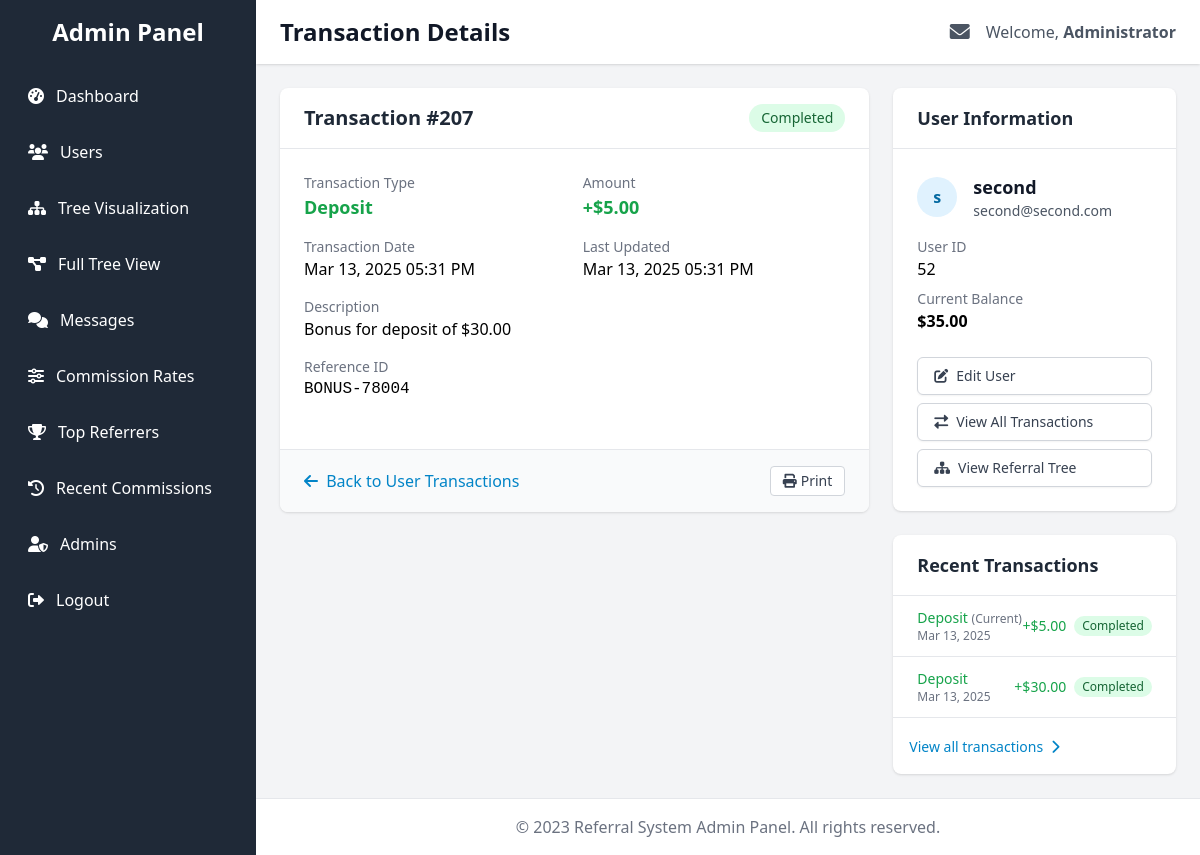
The app's page /admin/transaction_details.php?id=207 (signed in) with its own data.
### tables this page shows
CREATE TABLE IF NOT EXISTS `transactions` (
  `id` int NOT NULL AUTO_INCREMENT,
  `user_id` int NOT NULL,
  `transaction_type` enum('deposit','withdrawal','investment','profit') NOT NULL,
  `amount` decimal(15,2) NOT NULL,
  `status` enum('pending','completed','failed') NOT NULL DEFAULT 'pending',
  `description` text,
  `reference_id` varchar(50) DEFAULT NULL,
  `created_at` timestamp NULL DEFAULT CURRENT_TIMESTAMP,
  PRIMARY KEY (`id`)
);

CREATE TABLE IF NOT EXISTS `users` (
  `id` int NOT NULL AUTO_INCREMENT,
  `full_name` varchar(100) NOT NULL,
  `email` varchar(100) NOT NULL,
  `referral_code` varchar(20) DEFAULT NULL,
  `referred_by` int DEFAULT NULL,
  `phone` varchar(20) NOT NULL,
  `password` varchar(255) NOT NULL,
  `registration_date` datetime NOT NULL,
  `last_login` datetime DEFAULT NULL,
  `status` enum('active','inactive','suspended') DEFAULT 'active',
  `admin_notes` text,
  `created_at` timestamp NULL DEFAULT CURRENT_TIMESTAMP,
  `login_count` int NOT NULL DEFAULT '0',
  PRIMARY KEY (`id`),
  UNIQUE KEY `email` (`email`)
);

CREATE TABLE IF NOT EXISTS `wallets` (
  `id` int NOT NULL AUTO_INCREMENT,
  `user_id` int NOT NULL,
  `balance` decimal(15,2) DEFAULT '0.00',
  `created_at` timestamp NULL DEFAULT CURRENT_TIMESTAMP,
  `updated_at` timestamp NULL DEFAULT CURRENT_TIMESTAMP ON UPDATE CURRENT_TIMESTAMP,
  PRIMARY KEY (`id`),
  KEY `user_id` (`user_id`)
);

### admin/transaction_details.php (the view, shortened to what the rows shown need)
<?php
$transactionId = isset($_GET['id']) ? intval($_GET['id']) : null;
function getTransactionDetails($transactionId)
{
  $conn = getConnection();
  try {
    $stmt = $conn->prepare("
      SELECT t.*, u.full_name, u.email, u.id as user_id, w.balance
      FROM transactions t
      JOIN users u ON t.user_id = u.id
      LEFT JOIN wallets w ON u.id = w.user_id
      WHERE t.id = ?
    ");
    $stmt->bind_param("i", $transactionId);
    $stmt->execute();
    $result = $stmt->get_result();
    return $result->fetch_assoc();
  } catch (Exception $e) {
    return ['error' => $e->getMessage()];
  } finally {
    $conn->close();
  }
}
function getRecentTransactions($userId, $limit = 5)
{
  $conn = getConnection();
  try {
    $stmt = $conn->prepare("
      SELECT id, transaction_type, amount, status, created_at, description
      FROM transactions
      WHERE user_id = ?
      ORDER BY created_at DESC
      LIMIT ?
    ");
    $stmt->bind_param("ii", $userId, $limit);
    $stmt->execute();
    $result = $stmt->get_result();
    $transactions = [];
    while ($row = $result->fetch_assoc()) {
      $transactions[] = $row;
    }
    return $transactions;
  } catch (Exception $e) {
    return ['error' => $e->getMessage()];
  } finally {
    $conn->close();
  }
}
$transactionData = getTransactionDetails($transactionId);
$recentTransactions = [];
if (!isset($transactionData['error']) && isset($transactionData['user_id'])) {
  $recentTransactions = getRecentTransactions($transactionData['user_id']);
}
?>
<!DOCTYPE html>
<html lang="en">
<head>
  <script src="https://cdn.tailwindcss.com"></script>
  <link rel="stylesheet" href="https://cdnjs.cloudflare.com/ajax/libs/font-awesome/6.0.0-beta3/css/all.min.css">
</head>
<body class="bg-gray-100">
  <div class="min-h-screen flex">
    <div class="w-64 bg-gray-800 text-white">
      <div class="p-4">
        <h2 class="text-2xl font-semibold text-center mb-6">Admin Panel</h2>
      </div>
    </div>
    <div class="flex-1">
      <header class="bg-white shadow">
        <div class="max-w-7xl mx-auto py-4 px-6 flex justify-between items-center">
          <h1 class="text-2xl font-bold text-gray-900">Transaction Details</h1>
        </div>
      </header>
      <main class="max-w-7xl mx-auto py-6 px-6">
        <?php if (isset($transactionData['error'])): ?>
          <div class="mb-4 bg-red-100 border border-red-400 text-red-700 px-4 py-3 rounded relative">
            <span class="block sm:inline">Error: <?php echo $transactionData['error']; ?></span>
            <div class="mt-2">
              <a href="admin_dashboard.php?tab=transactions" class="bg-red-500 hover:bg-red-600 text-white py-2 px-4 rounded">
                Back to Transactions
              </a>
            </div>
          </div>
        <?php else: ?>
          <div class="grid grid-cols-1 lg:grid-cols-3 gap-6">
            <div class="lg:col-span-2">
              <div class="bg-white shadow rounded-lg overflow-hidden">
                <div class="px-6 py-4 border-b border-gray-200 flex justify-between items-center">
                  <h2 class="text-xl font-semibold text-gray-800">Transaction #<?php echo $transactionId; ?></h2>
                  <div>
                    <?php
                    $statusClasses = [
                      'completed' => 'bg-green-100 text-green-800',
                      'pending' => 'bg-yellow-100 text-yellow-800',
                      'failed' => 'bg-red-100 text-red-800'
                    ];
                    $statusClass = $statusClasses[$transactionData['status']] ?? 'bg-gray-100 text-gray-800';
                    ?>
                    <span class="px-3 py-1 inline-flex text-sm rounded-full <?php echo $statusClass; ?>">
                      <?php echo ucfirst($transactionData['status']); ?>
                    </span>
                  </div>
                </div>
                <div class="p-6">
                  <div class="mb-6">
                    <div class="grid grid-cols-1 md:grid-cols-2 gap-4">
                      <div>
                        <p class="text-sm text-gray-500">Transaction Type</p>
                        <?php
                        $typeClasses = [
                          'deposit' => 'text-green-600',
                          'withdrawal' => 'text-red-600',
                          'commission' => 'text-purple-600',
                          'bonus' => 'text-blue-600',
                          'refund' => 'text-yellow-600'
                        ];
                        $typeClass = $typeClasses[$transactionData['transaction_type']] ?? 'text-gray-600';
                        ?>
                        <p class="text-lg font-semibold <?php echo $typeClass; ?>">
                          <?php echo ucfirst($transactionData['transaction_type']); ?>
                        </p>
                      </div>
                      <div>
                        <p class="text-sm text-gray-500">Amount</p>
                        <p class="text-lg font-semibold <?php echo $typeClass; ?>">
                          <?php
                          if (in_array($transactionData['transaction_type'], ['deposit', 'commission', 'bonus', 'refund'])) {
                            echo '+$' . number_format($transactionData['amount'], 2);
                          } else {
                            echo '-$' . number_format($transactionData['amount'], 2);
                          }
                          ?>
                        </p>
                      </div>
                      <div>
                        <p class="text-sm text-gray-500">Transaction Date</p>
                        <p class="text-base">
                          <?php echo date('M d, Y h:i A', strtotime($transactionData['created_at'])); ?>
                        </p>
                      </div>
                      <div>
                        <p class="text-sm text-gray-500">Last Updated</p>
                        <p class="text-base">
                          <?php echo date('M d, Y h:i A', strtotime($transactionData['updated_at'] ?? $transactionData['created_at'])); ?>
                        </p>
                      </div>
                      <div class="md:col-span-2">
                        <p class="text-sm text-gray-500">Description</p>
                        <p class="text-base">
                          <?php echo htmlspecialchars($transactionData['description']); ?>
                        </p>
                      </div>
                      <?php if ($transactionData['reference_id']): ?>
                        <div>
                          <p class="text-sm text-gray-500">Reference ID</p>
                          <p class="text-base font-mono">
                            <?php echo htmlspecialchars($transactionData['reference_id']); ?>
                          </p>
                        </div>
                      <?php endif; ?>
                    </div>
                  </div>
                </div>
                <div class="px-6 py-4 bg-gray-50 border-t border-gray-200">
                  <div class="flex justify-between items-center">
                    <a href="user_transactions.php?id=<?php echo $transactionData['user_id']; ?>" class="text-primary-600 hover:text-primary-800">
                      <i class="fas fa-arrow-left mr-1"></i> Back to User Transactions
                    </a>
                    <div class="flex space-x-2">
                      <a href="javascript:window.print()" class="inline-flex items-center px-3 py-1 border border-gray-300 rounded text-sm font-medium text-gray-700 bg-white hover:bg-gray-50">
                        <i class="fas fa-print mr-1"></i> Print
                      </a>
                    </div>
                  </div>
                </div>
              </div>
            </div>
            <div class="lg:col-span-1">
              <div class="bg-white shadow rounded-lg overflow-hidden mb-6">
                <div class="px-6 py-4 border-b border-gray-200">
                  <h3 class="text-lg font-semibold text-gray-800">User Information</h3>
                </div>
                <div class="p-6">
                  <div class="flex items-center mb-4">
                    <div class="flex-shrink-0 h-10 w-10 bg-primary-100 rounded-full flex items-center justify-center">
                      <span class="text-primary-700 font-bold"><?php echo substr($transactionData['full_name'], 0, 1); ?></span>
                    </div>
                    <div class="ml-4">
                      <h4 class="text-lg font-semibold text-gray-900"><?php echo htmlspecialchars($transactionData['full_name']); ?></h4>
                      <p class="text-sm text-gray-600"><?php echo htmlspecialchars($transactionData['email']); ?></p>
                    </div>
                  </div>
                  <div class="mt-4 space-y-2">
                    <div>
                      <p class="text-sm text-gray-500">User ID</p>
                      <p class="text-base"><?php echo $transactionData['user_id']; ?></p>
                    </div>
                    <div>
                      <p class="text-sm text-gray-500">Current Balance</p>
                      <p class="text-base font-semibold"><?php echo '$' . number_format($transactionData['balance'], 2); ?></p>
                    </div>
                  </div>
                  <div class="mt-6 flex flex-col space-y-2">
                    <a href="user_edit.php?id=<?php echo $transactionData['user_id']; ?>" class="inline-flex items-center px-4 py-2 border border-gray-300 rounded-md shadow-sm text-sm font-medium text-gray-700 bg-white hover:bg-gray-50">
                      <i class="fas fa-edit mr-2"></i> Edit User
                    </a>
                    <a href="user_transactions.php?id=<?php echo $transactionData['user_id']; ?>" class="inline-flex items-center px-4 py-2 border border-gray-300 rounded-md shadow-sm text-sm font-medium text-gray-700 bg-white hover:bg-gray-50">
                      <i class="fas fa-exchange-alt mr-2"></i> View All Transactions
                    </a>
                    <a href="user_tree.php?id=<?php echo $transactionData['user_id']; ?>" class="inline-flex items-center px-4 py-2 border border-gray-300 rounded-md shadow-sm text-sm font-medium text-gray-700 bg-white hover:bg-gray-50">
                      <i class="fas fa-sitemap mr-2"></i> View Referral Tree
                    </a>
                  </div>
                </div>
              </div>
              <?php if (!empty($recentTransactions) && !isset($recentTransactions['error'])): ?>
                <div class="bg-white shadow rounded-lg overflow-hidden">
                  <div class="px-6 py-4 border-b border-gray-200">
                    <h3 class="text-lg font-semibold text-gray-800">Recent Transactions</h3>
                  </div>
                  <div class="p-0">
                    <ul class="divide-y divide-gray-200">
                      <?php foreach ($recentTransactions as $transaction): ?>
                        <li class="px-6 py-3 hover:bg-gray-50">
                          <a href="transaction_details.php?id=<?php echo $transaction['id']; ?>" class="block">
                            <?php
                            $typeClasses = [
                              'deposit' => 'text-green-600',
                              'withdrawal' => 'text-red-600',
                              'commission' => 'text-purple-600',
                              'bonus' => 'text-blue-600',
                              'refund' => 'text-yellow-600'
                            ];
                            $typeClass = $typeClasses[$transaction['transaction_type']] ?? 'text-gray-600';
                            $statusClasses = [
                              'completed' => 'bg-green-100 text-green-800',
                              'pending' => 'bg-yellow-100 text-yellow-800',
                              'failed' => 'bg-red-100 text-red-800'
                            ];
                            $statusClass = $statusClasses[$transaction['status']] ?? 'bg-gray-100 text-gray-800';
                            ?>
                            <div class="flex justify-between items-center">
                              <div>
                                <p class="text-sm font-medium <?php echo $typeClass; ?>">
                                  <?php echo ucfirst($transaction['transaction_type']); ?>
                                  <?php if ($transaction['id'] == $transactionId): ?>
                                    <span class="text-xs text-gray-500">(Current)</span>
                                  <?php endif; ?>
                                </p>
                                <p class="text-xs text-gray-500">
                                  <?php echo date('M d, Y', strtotime($transaction['created_at'])); ?>
                                </p>
                              </div>
                              <div class="flex items-center space-x-2">
                                <span class="text-sm font-medium <?php echo $typeClass; ?>">
                                  <?php
                                  if (in_array($transaction['transaction_type'], ['deposit', 'commission', 'bonus', 'refund'])) {
                                    echo '+$' . number_format($transaction['amount'], 2);
                                  } else {
                                    echo '-$' . number_format($transaction['amount'], 2);
                                  }
                                  ?></span>
                                <span class="px-2 py-0.5 text-xs rounded-full <?php echo $statusClass; ?>">
                                  <?php echo ucfirst($transaction['status']); ?>
                                </span>
                              </div>
                            </div>
                          </a>
                        </li>
                      <?php endforeach; ?>
                    </ul>
                    <div class="p-4 border-t border-gray-200">
                      <a href="user_transactions.php?id=<?php echo $transactionData['user_id']; ?>" class="text-primary-600 hover:text-primary-800 text-sm">
                        View all transactions <i class="fas fa-chevron-right ml-1"></i>
                      </a>
                    </div>
                  </div>
                </div>
              <?php endif; ?>
            </div>
          </div>
        <?php endif; ?>
      </main>
    </div>
  </div>
</body>
</html>

### records on screen
transactions: status "Completed", transaction_type "Deposit", amount "5.00", created_at "Mar 13, 2025 05:31 PM", description "Bonus for deposit of $30.00", reference "BONUS-78004", user.full_name "s", user.full_name "second", user.email "second@second.com", user "52", wallets.balance "35.00", shows "(Current)", created_at "Mar 13, 2025"
transactions: transaction_type "Deposit", created_at "Mar 13, 2025", amount "30.00", status "Completed"

### other values on screen
$_SESSION['admin_name'] "Administrator"
$transactionId "207"
